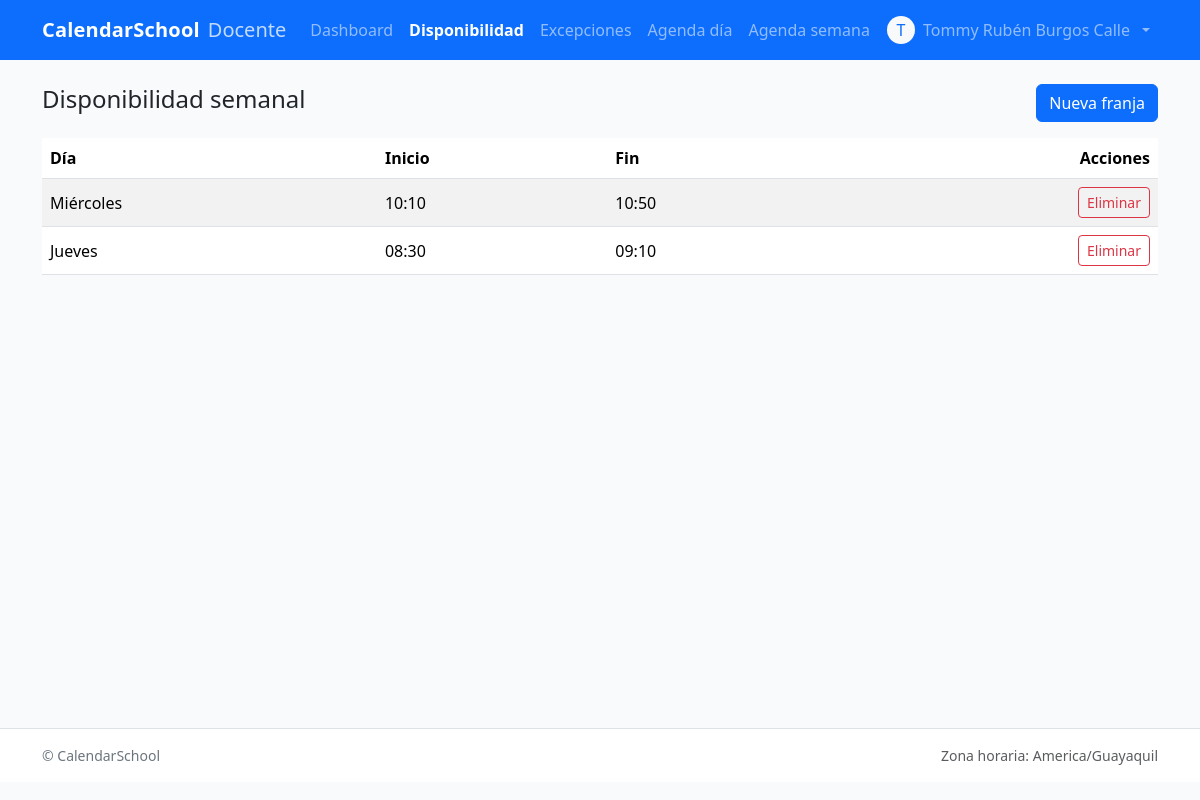
/turnos/docente/disponibilidad/ (signed in), run on the app's committed database.
### user/models.py (models this page shows, shortened)
class User(AbstractUser):
    cedula = models.CharField(
        max_length=20, unique=True, null=True, blank=True,
        validators=[RegexValidator(r"^\d{8,20}$", "Cédula inválida (8–20 dígitos).")]
    )
    email = models.EmailField(unique=True, null=True, blank=True)
    imgPerfil = models.ImageField(upload_to="users/", default="imageDefault.png")
    rol = models.ForeignKey("user.Rol", null=True, blank=True, on_delete=models.SET_NULL, related_name="usuarios")

### turnos/models.py (models this page shows, shortened)
class DisponibilidadSemanal(models.Model):
    docente = models.ForeignKey("turnos.PerfilDocente", on_delete=models.CASCADE, related_name="disponibilidades")
    dia_semana = models.IntegerField(choices=[(i, n) for i, n in enumerate(["Lunes","Martes","Miércoles","Jueves","Viernes","Sábado","Domingo"])])
    hora_inicio = models.TimeField()
    hora_fin = models.TimeField()
    class Meta:
        verbose_name = "Disponibilidad semanal"
        verbose_name_plural = "Disponibilidades semanales"
        unique_together = [("docente", "dia_semana", "hora_inicio", "hora_fin")]
        indexes = [models.Index(fields=["docente","dia_semana"])]

### user/decorators.py (the view)
        def _wrapped(request, *args, **kwargs):
            u = request.user
            if not u.is_authenticated:
                messages.error(request, "Debes iniciar sesión.")
                return redirect("login")
            if not getattr(u, "rol", None) or (u.rol and u.rol.nombre != nombre_rol):
                messages.error(request, "No tienes permisos para ver esta sección.")
                return redirect("dashboard")  # o a donde prefieras
            return view_func(request, *args, **kwargs)

### turnos/views_docente.py (called while the page is built)
@requiere_rol("Docente")
def disponibilidad_list(request):
    docente = get_object_or_404(PerfilDocente, usuario=request.user)
    items = DisponibilidadSemanal.objects.filter(docente=docente).order_by("dia_semana","hora_inicio")
    return render(request, "docente/disponibilidad_list.html", {"items": items})

### myApp/templates/docente/disponibilidad_list.html
{% extends 'docente/base.html' %}
{% block content %}
<div class="container py-4">
<div class="d-flex justify-content-between align-items-center mb-3">
<h4>Disponibilidad semanal</h4>
<a class="btn btn-primary" href="{% url 'disp_create' %}">Nueva franja</a>
</div>
<div class="table-responsive">
<table class="table table-striped align-middle">
<thead>
<tr><th>Día</th><th>Inicio</th><th>Fin</th><th class="text-end">Acciones</th></tr>
</thead>
<tbody>
{% for it in items %}
<tr>
<td>{{ it.get_dia_semana_display }}</td>
<td>{{ it.hora_inicio|time:'H:i' }}</td>
<td>{{ it.hora_fin|time:'H:i' }}</td>
<td class="text-end">
<form method="post" action="{% url 'disp_delete' it.pk %}" onsubmit="return confirm('¿Eliminar franja?');">{% csrf_token %}
<button class="btn btn-sm btn-outline-danger">Eliminar</button>
</form>
</td>
</tr>
{% empty %}
<tr><td colspan="4">No hay franjas definidas.</td></tr>
{% endfor %}
</tbody>
</table>
</div>
</div>
{% endblock %}

### myApp/templates/docente/base.html (shortened to what this page needs)
{% load static %}
<!doctype html>
<html lang="es">
  <head>
    <link
      href="https://cdn.jsdelivr.net/npm/bootstrap@5.3.2/dist/css/bootstrap.min.css"
      rel="stylesheet"
    >
  </head>
  <body>
    <nav class="navbar navbar-expand-lg navbar-dark bg-primary">
      <div class="container">
        <a class="navbar-brand d-flex align-items-center gap-2" href="{% url 'dashboard_docente' %}">
          <strong>CalendarSchool</strong> <span class="opacity-75">Docente</span>
        </a>
        <div class="collapse navbar-collapse" id="mainNav">
          <ul class="navbar-nav me-auto mb-2 mb-lg-0">
            <li class="nav-item">
              <a class="nav-link {% if request.path == request.build_absolute_uri|cut:request.scheme|cut:'://'|cut:request.get_host and request.path == '/' %}active{% endif %}"
                 href="{% url 'dashboard_docente' %}">Dashboard</a>
            </li>
            <li class="nav-item">
              <a class="nav-link {% if request.resolver_match and request.resolver_match.url_name in 'disp_list disp_create' %}active{% endif %}"
                 href="{% url 'disp_list' %}">Disponibilidad</a>
            </li>
            <li class="nav-item">
              <a class="nav-link {% if request.resolver_match and request.resolver_match.url_name in 'exc_list exc_create' %}active{% endif %}"
                 href="{% url 'exc_list' %}">Excepciones</a>
            </li>
            <li class="nav-item">
              <a class="nav-link {% if request.resolver_match and request.resolver_match.url_name == 'agenda_dia' %}active{% endif %}"
                 href="{% url 'agenda_dia' %}">Agenda día</a>
            </li>
            <li class="nav-item">
              <a class="nav-link {% if request.resolver_match and request.resolver_match.url_name == 'agenda_semana' %}active{% endif %}"
                 href="{% url 'agenda_semana' %}">Agenda semana</a>
            </li>
          </ul>
          <ul class="navbar-nav ms-auto">
            <li class="nav-item dropdown">
              <a class="nav-link dropdown-toggle d-flex align-items-center gap-2" href="#" role="button" data-bs-toggle="dropdown" aria-expanded="false">
                <span class="avatar bg-light text-primary rounded-circle d-inline-flex justify-content-center align-items-center" style="width:28px;height:28px;">
                  {{ request.user.first_name|default:request.user.username|first|upper }}
                </span>
                <span class="d-none d-lg-inline">
                  {{ request.user.get_full_name|default:request.user.username }}
                </span>
              </a>
            </li>
          </ul>
        </div>
      </div>
    </nav>
    <main class="content-wrap">
      {% block content %}{% endblock %}
    </main>
    <footer class="py-3 border-top bg-white">
      <div class="container d-flex justify-content-between small">
        <span>© {{ now|date:"Y" }} CalendarSchool</span>
        <span class="text-muted">Zona horaria: America/Guayaquil</span>
      </div>
    </footer>
  </body>
</html>

### myApp/templates/docente/base.html (style rules this page uses)
body { background: #f8fafc; }
.navbar-brand strong { letter-spacing: .2px; }
.nav-link.active { font-weight: 600; }
.content-wrap { min-height: calc(100vh - 72px - 60px); }
footer { color: #6c757d; }

### data on the page
User: user.first_name|first "T", user.get_full_name "Tommy Rubén Burgos Calle"
DisponibilidadSemanal: dia_semana "Miércoles", hora_inicio "10:10", hora_fin "10:50"
DisponibilidadSemanal: dia_semana "Jueves", hora_inicio "08:30", hora_fin "09:10"
